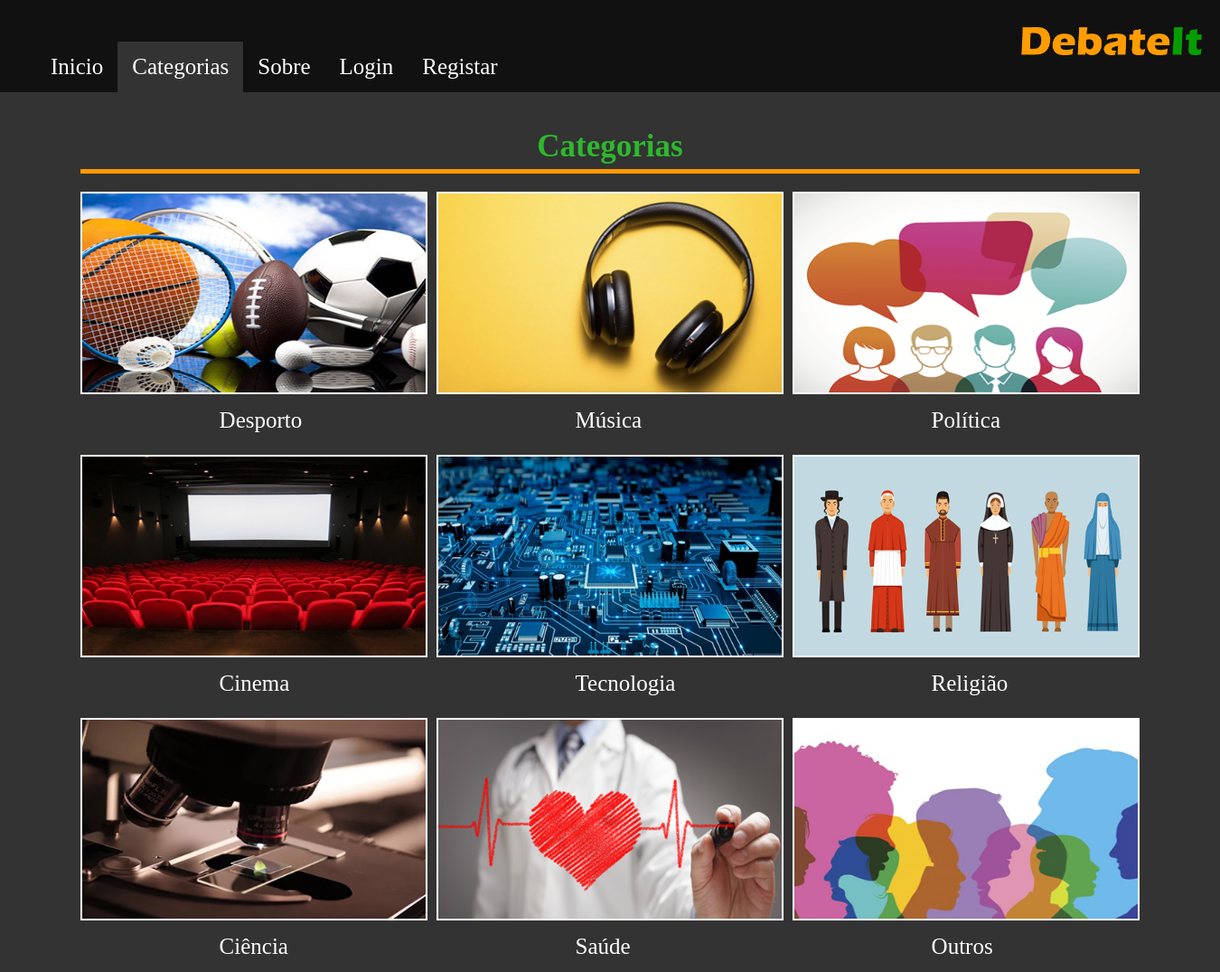
Page /categories/ on the committed database.
### forum/models.py (models this page shows, shortened)
class Category(models.Model):
    title = models.CharField(max_length=100)
    key = models.IntegerField()

### forum/views.py (the view)
# urls.py: url(r'^categories/', views.categories_page, name='forum_categories'),
def categories_page(request):
    context = {
        'categories': Category.objects.all(),
        'active': 'categories'
    }
    return render(request, "forum/CategoriesPage.html", context)

### forum/templates/forum/CategoriesPage.html
{% extends "forum/Base.html" %}
{% load static %}
{% block content %}
    <section class="categories_container">
        <h1> Categorias </h1>
        <div class="categories_buttons">
            {% for cat in categories %}
                <a href="{% url 'forum_category' cat.key %}">
                    {% with 'forum/'|add:cat.title|add:'.png' as image %}
                        <picture class="categories_image">
                            <img src="{% static image %}" width="380" height="220" alt="cat.png">
                        </picture>
                        <p>{{ cat.title }}</p>
                    {% endwith %}
                </a>
            {% endfor %}
        </div>
    </section>
{% endblock content %}

### forum/static/forum/style.css (style rules this page uses)
body { color: white; margin: 0; font-family: "Bookman Old Style"; }
h1 { margin: 0; }
.categories_container { width: fit-content; margin: auto; padding-top: 40px; }
.categories_container h1 { font-size: 35px; border-bottom: 5px solid #ff9900; color: #2eb82e; margin: 0 0 20px 0; padding-bottom: 5px; text-align: center; }
.categories_buttons { display: grid; grid-template-columns: repeat(3, 1fr); grid-row-gap: 10px; grid-column-gap: 10px; }
.categories_image img { border: 2px solid white; }
.categories_buttons a p { position: relative; left: 90%; transform: translate(-50%, -50%); font-size: 25px; color: white; margin-bottom: 0; }
.categories_buttons a { text-decoration: none; }

### rows in the picture
Category: title "Desporto"
Category: title "Música"
Category: title "Política"
Category: title "Cinema"
Category: title "Tecnologia"
Category: title "Religião"
Category: title "Ciência"
Category: title "Saúde"
Category: title "Outros"
